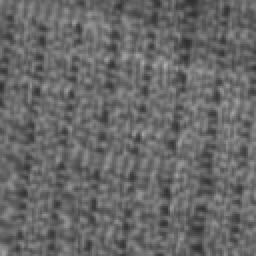
#> input picture main/others/Outex-TC-00010/images/0/000027.bmp, 128 x 128 px (shown 2 times larger); its folder holds only this picture in this run
$ jupyter execute LBPLBPLBP.ipynb
#> lines starting #> are read from the running program, lines starting #| are printed output that depends on the picture
[cell 1]
# 파일 읽기

import os, re, glob
import cv2  #openCV 라이브러리 import하기
import numpy as np
from sklearn.model_selection import train_test_split

imagePath ='Outex-TC-00010/images'
categories = ["0", "1", "2", "3", "4", "5", "6", "7", "8", "9", "10", "11", "12", "13", "14", "15", "16", "17", "18", "19", "20", "21", "22", "23"]
nb_classes = len(categories)

X = []
Y = []

for idx, cate in enumerate(categories):
    label = [0 for i in range(nb_classes)]
    label[idx] = 1
    image_dir = imagePath+'/'+cate+'/'

    for top, dir, f in os.walk(image_dir):
        for filename in f:
            img = cv2.imread(image_dir+filename,0)
#> img is the input picture: shape (128, 128); min 46, max 172, mean 103.8
            X.append(img/256)  # 0 ~ 1사이로 정규화(Normalization)
            Y.append(label)

X = np.array(X)
Y = np.array(Y)

X_train, X_test, Y_train, Y_test = train_test_split(X,Y)
xy = (X_train, X_test, Y_train, Y_test)

[cell 2]
# LBP 특징 추출

import numpy as np
import cv2
from matplotlib import pyplot as plt
import pandas as pd

def thresholded(center, pixels):
    out = []
    for a in pixels:
        if a >= center:
            out.append(1)
        else:
            out.append(0)
    return out

def get_pixel_else_0(l, idx, idy, default=0):
    try:
        return l[idx,idy]
    except IndexError:
        return default

def run_LBP(img):
    for x in range(0, len(img)):
        for y in range(0, len(img[0])):
            center        = img[x,y]
            top_left      = get_pixel_else_0(img, x-1, y-1)
            top_up        = get_pixel_else_0(img, x, y-1)
            top_right     = get_pixel_else_0(img, x+1, y-1)
            right         = get_pixel_else_0(img, x+1, y )
            left          = get_pixel_else_0(img, x-1, y )
            bottom_left   = get_pixel_else_0(img, x-1, y+1)
            bottom_right  = get_pixel_else_0(img, x+1, y+1)
            bottom_down   = get_pixel_else_0(img, x,   y+1 )

            values = thresholded(center, [top_left, top_up, top_right, right, bottom_right,
                                          bottom_down, bottom_left, left])

            weights = [1, 2, 4, 8, 16, 32, 64, 128]
            res = 0
            for a in range(0, len(values)):
                res += weights[a] * values[a]

            transformed_img.itemset((x,y), res)

histList = []  #학습 데이터의 히스토그램 리스트
for i in X_train:
    transformed_img = (i*256).astype('uint16')
    run_LBP(i)
    hist1,bins = np.histogram(transformed_img.flatten(),256,[0,256])
    histList.append(hist1.astype('uint16'))

histList2 = [] #훈련 데이터의 히스토그램 리스트
for j in X_test:
    transformed_img = (j*256).astype('uint16')
    run_LBP(j)
    hist2,bins = np.histogram(transformed_img.flatten(),256,[0,256])
    histList2.append(hist2.astype('uint16'))
#> this loop made 1 pass
#> pass 1, `transformed_img = (j*256).astype('uint16')`:
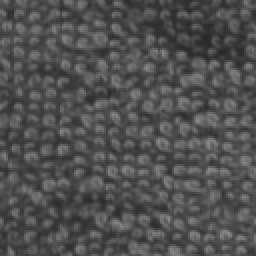
#> transformed_img: shape (128, 128) uint16 (shown 2 times larger); min 38, max 139, mean 80.3

cv2.waitKey(0)
cv2.destroyAllWindows()

[cell 3]
# 로지스틱 회귀
import numpy as np
import pandas as pd
import matplotlib.pyplot as plt

# 기울기 a와 절편 b의 값을 초기화 합니다.
a = np.zeros((256,nb_classes))
b = np.zeros(nb_classes)

#학습률을 정합니다.
lr = 0.01

#시그모이드 함수를 정의합니다.
def sigmoid(x):
    return 1 / (1 + np.exp(-x))

[cell 4]
#경사 하강법을 실행
for i in range(30000):
    x_data = histList
    x_data = np.array(x_data)/256
    y_data = Y_train
    y_data = np.array(y_data)
    # 256X3240 dot ( 3240X256 * 256x10 = 100x10 ) = 256X10
    h = sigmoid(np.dot(x_data, a) + b)                         # 가설 함수
    a_diff = (1/len(x_data)) * np.dot(x_data.T, (h - y_data))  # 예측 값과 라벨 값의 오차
    b_diff = (1/len(x_data)) * sum(h - y_data)
    a = a - lr * a_diff                                        # 가중치 및 편향 업데이트
    b = b - lr * b_diff
#> this loop made 30000 passes
#> pass 1, `a_diff = (1/len(x_data)) * np.dot(x_data.T, (h - y_data))`:
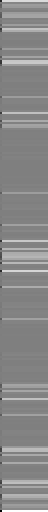
#> a_diff: shape (256, 24) float64 (shown 2 times larger); min -1.49, max 1.49, mean 0.115; drawn with min black and max white
#> pass 1, `a = a - lr * a_diff`:
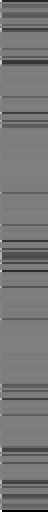
#> a: shape (256, 24) float64 (shown 2 times larger); min -0.0149, max 0.0149, mean -0.00115; drawn with min black and max white

[cell 5]
# 테스트셋 정확도 계산

count = 0

for i in range(len(Y_test)):
    # 1X256 * 256x10 = 1x10
    S = sigmoid(np.dot(histList2[i]/256, a) + b)
    S = list(S)
    S_P = S.index(max(S))
    Y_P = list(Y_test[i]).index(max(Y_test[i]))

    if S_P == Y_P:
        count += 1

result = count/len(Y_test)
print("최종 정인식률 : %.4f" % (result*100))
